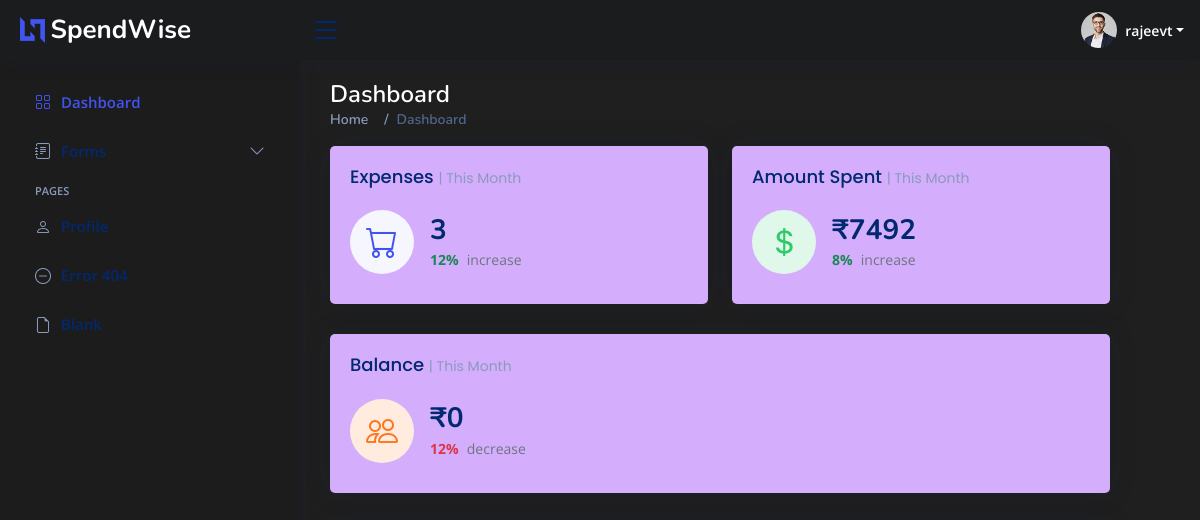
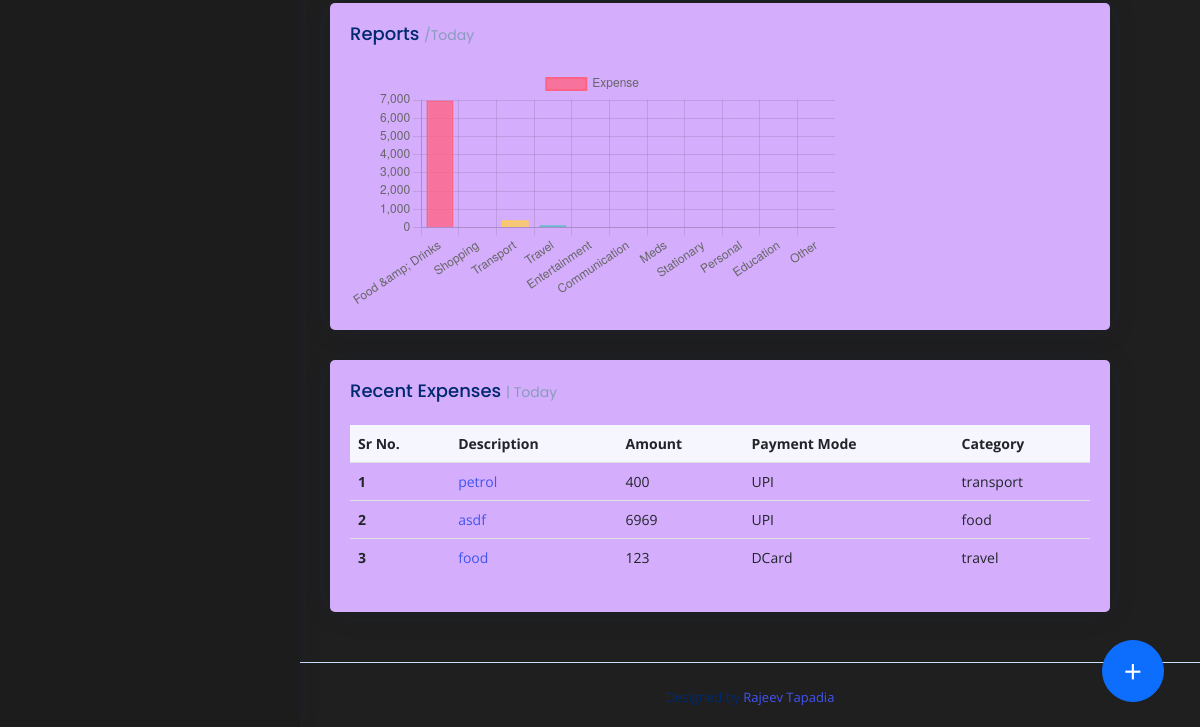
Page /profile/1 (signed in) on the earlier database version (2 pictures, top to bottom).
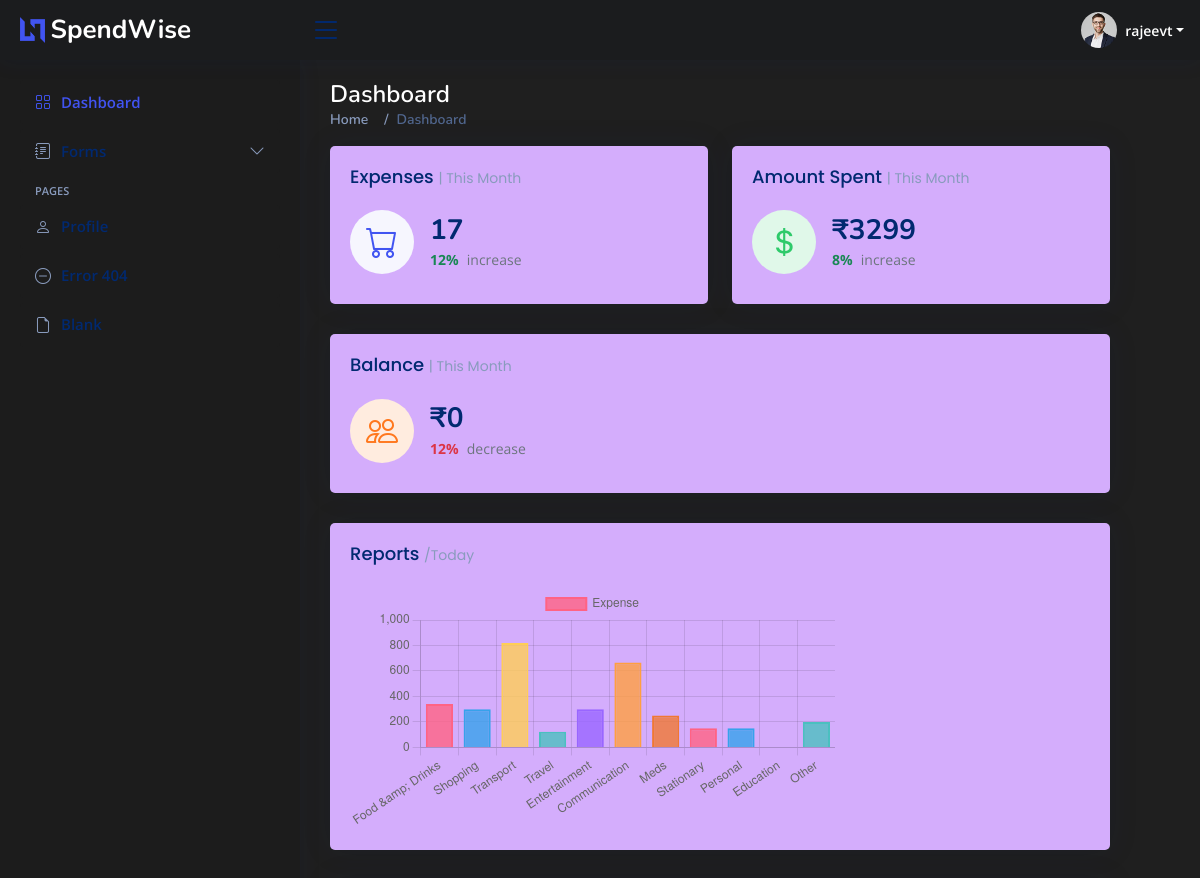
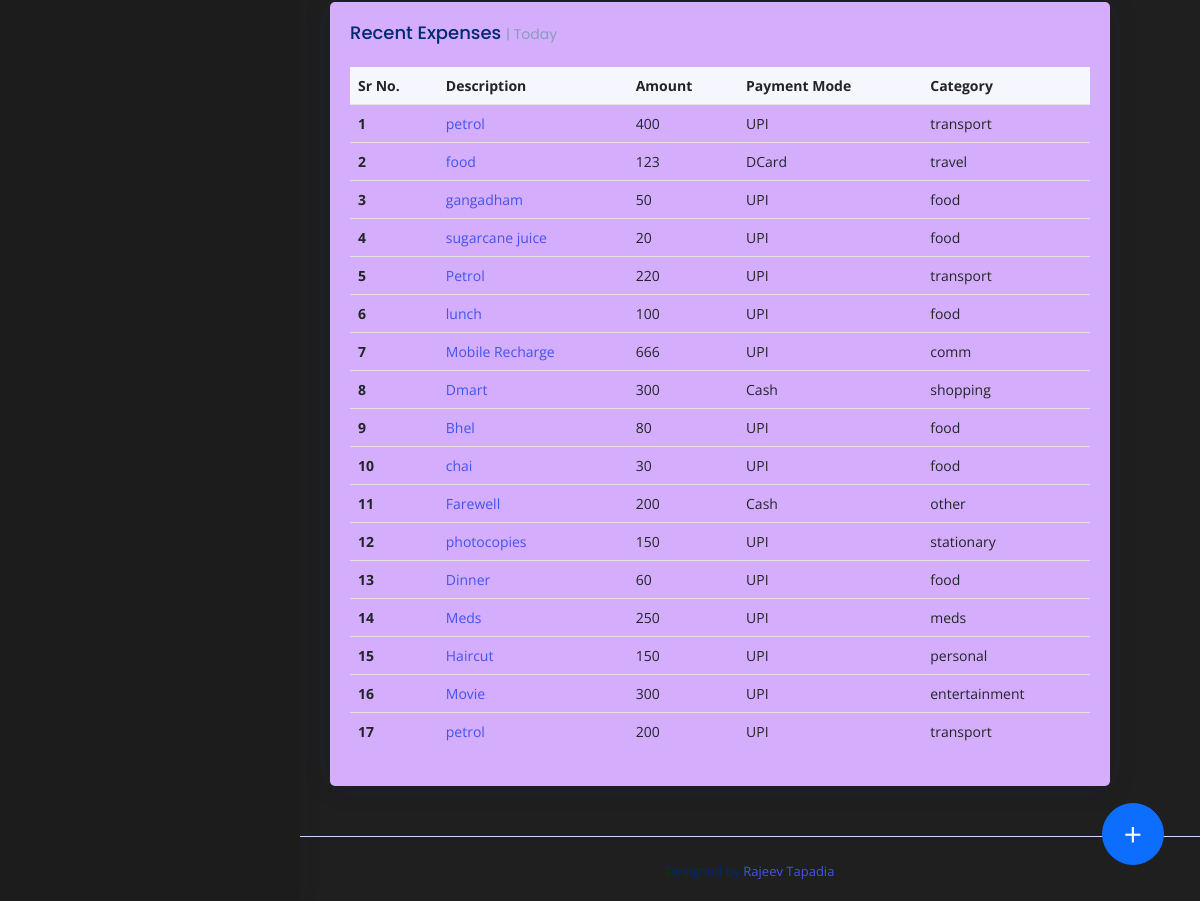
Same page on the later database version (2 pictures, top to bottom).
### app/models.py (models this page shows, shortened)
class Expense(models.Model):
    PAYMENT_MODE_CHOICES = [
        ("UPI", "UPI"),
        ("Cash", "Cash"),
        ("DCard", "Debit Card"),
        ("CCard", "Credit Card"),
    ]
    CATEGORY_CHOICES = [
        ("food", "Food & Drinks"),
        ("shopping", "Shopping"),
        ("transport", "Transport"),
        ("travel", "Travel"),
        ("entertainment", "Entertainment"),
        ("comm", "Communication"),
        ("meds", "Meds"),
        ("stationary", "Stationary"),
        ("personal", "Personal"),
        ("edun", "Education"),
        ("other", "Other"),
    ]
    profile = models.ForeignKey(User, on_delete=models.CASCADE)
    description = models.CharField(max_length=30, blank=True)
    amount = models.IntegerField(blank=False)
    date = models.DateField(default=datetime.now)
    payment_mode = models.CharField(choices=PAYMENT_MODE_CHOICES, blank=False, max_length=6)
    category = models.CharField(choices=CATEGORY_CHOICES, max_length=15)
    def sum(self, category, user):
        sum = 0
        if category == 'all':
            for expense in self.objects.filter(profile=user):
                sum += expense.amount
        else:
            for expense in self.objects.filter(profile=user, category=category):
                sum += expense.amount
        return sum
    class Meta:
        pass

### app/views.py (the view)
# urls.py: path('profile/<str:pk>', views.profile, name='profile'),
@login_required(login_url='login')
@cache_control(no_cache=True, must_revalidate=True, no_store=True)
def profile(request, pk):
    if request.method == "POST":
        form = ExpenseFormV2(request.POST)
        form.instance.profile = request.user
        if form.is_valid():
            form.save()
            return redirect('/profile/' + request.user.username)
    else:
        form = ExpenseFormV2()
    totalAmountSpent = Expense.sum(Expense, 'all', request.user)
    noOfExp = Expense.objects.count() - 3
    categorySumList = []
    for value, name in Expense.CATEGORY_CHOICES:
        categorySumList.append(Expense.sum(Expense, value, request.user))
    balence = request.user.profile.balence
    context = {'usr': request.user.username,
               'form':form,
               'expList':Expense.objects.filter(profile=request.user.id),
               'Expense': Expense,
               'categorySumList':categorySumList,
               'totalAmountSpent':totalAmountSpent,
               'noOfExp':noOfExp,
               'balence':balence,}
    return render(request, 'dashboard.html', context)

### app/templates/dashboard.html (shortened to what this page needs)
<!DOCTYPE html>
<html lang="en">
{% load static %}
<head>
  <link href="{% static 'assets/css/customCss.css' %}" rel="stylesheet">
  <link rel="stylesheet" href="https://cdn.jsdelivr.net/npm/bootstrap@4.0.0/dist/css/bootstrap.min.css"
>
  <link href="{% static 'assets/vendor/bootstrap/css/bootstrap.min.css' %}" rel="stylesheet">
  <link href="{% static 'assets/vendor/bootstrap-icons/bootstrap-icons.css' %}" rel="stylesheet">
  <link href="{% static 'assets/css/style.css' %}" rel="stylesheet">
</head>
<body>
  <header id="header" class="header fixed-top d-flex align-items-center">
    <div class="d-flex align-items-center justify-content-between">
      <a href="index.html" class="logo d-flex align-items-center">
        <img src="{% static 'assets/img/logo.png' %}" alt="">
        <span class="d-none d-lg-block">SpendWise</span>
      </a>
      <i class="bi bi-list toggle-sidebar-btn"></i>
    </div>
    <nav class="header-nav ms-auto">
      <ul class="d-flex align-items-center">
        <li class="nav-item dropdown pe-3">
          <a class="nav-link nav-profile d-flex align-items-center pe-0" href="#" data-bs-toggle="dropdown">
            <img src="{% static 'assets/img/profile-img.jpg' %}" alt="Profile" class="rounded-circle">
            <span class="d-none d-md-block dropdown-toggle ps-2">{{usr}}</span>
          </a>
        </li>
      </ul>
    </nav>
  </header>
  <aside id="sidebar" class="sidebar">
    <ul class="sidebar-nav" id="sidebar-nav">
      <li class="nav-item">
        <a class="nav-link " href="index.html">
          <i class="bi bi-grid"></i>
          <span>Dashboard</span>
        </a>
      </li>
      <li class="nav-item">
        <a class="nav-link collapsed" data-bs-target="#forms-nav" data-bs-toggle="collapse" href="#">
          <i class="bi bi-journal-text"></i><span>Forms</span><i class="bi bi-chevron-down ms-auto"></i>
        </a>
      </li>
      <li class="nav-heading">Pages</li>
      <li class="nav-item">
        <a class="nav-link collapsed" href="users-profile.html">
          <i class="bi bi-person"></i>
          <span>Profile</span>
        </a>
      </li>
      <li class="nav-item">
        <a class="nav-link collapsed" href="pages-error-404.html">
          <i class="bi bi-dash-circle"></i>
          <span>Error 404</span>
        </a>
      </li>
      <li class="nav-item">
        <a class="nav-link collapsed" href="pages-blank.html">
          <i class="bi bi-file-earmark"></i>
          <span>Blank</span>
        </a>
      </li>
    </ul>
  </aside>
  <main id="main" class="main">
    <div class="pagetitle">
      <h1>Dashboard</h1>
      <nav>
        <ol class="breadcrumb">
          <li class="breadcrumb-item"><a href="index.html">Home</a></li>
          <li class="breadcrumb-item active">Dashboard</li>
        </ol>
      </nav>
    </div>
    <section class="section dashboard">
      <div>
        <div class="row">
          <div class="col-xxl-4 col-md-6">
            <div class="card info-card sales-card">
              <div class="card-body">
                <h5 class="card-title">Expenses <span>| This Month</span></h5>
                <div class="d-flex align-items-center">
                  <div class="card-icon rounded-circle d-flex align-items-center justify-content-center">
                    <i class="bi bi-cart"></i>
                  </div>
                  <div class="ps-3">
                    <h6>{{ noOfExp }}</h6>
                    <span class="text-success small pt-1 fw-bold">12%</span> <span
                      class="text-muted small pt-2 ps-1">increase</span>
                  </div>
                </div>
              </div>
            </div>
          </div>
          <div class="col-xxl-4 col-md-6">
            <div class="card info-card revenue-card">
              <div class="card-body">
                <h5 class="card-title">Amount Spent <span>| This Month</span></h5>
                <div class="d-flex align-items-center">
                  <div class="card-icon rounded-circle d-flex align-items-center justify-content-center">
                    <i class="bi bi-currency-dollar"></i>
                  </div>
                  <div class="ps-3">
                    <h6>₹{{totalAmountSpent}}</h6>
                    <span class="text-success small pt-1 fw-bold">8%</span> <span
                      class="text-muted small pt-2 ps-1">increase</span>
                  </div>
                </div>
              </div>
            </div>
          </div>
          <div class="col-xxl-4 col-xl-12">
            <div class="card info-card customers-card">
              <div class="card-body">
                <h5 class="card-title">Balance <span>| This Month</span></h5>
                <div class="d-flex align-items-center">
                  <div class="card-icon rounded-circle d-flex align-items-center justify-content-center">
                    <i class="bi bi-people"></i>
                  </div>
                  <div class="ps-3">
                    <h6>₹{{ balence }}</h6>
                    <span class="text-danger small pt-1 fw-bold">12%</span> <span
                      class="text-muted small pt-2 ps-1">decrease</span>
                  </div>
                </div>
              </div>
            </div>
          </div>
          <div class="col-12">
            <div class="card">
              <div class="card-body">
                <h5 class="card-title">Reports <span>/Today</span></h5>
                <div class="row mt-2">
                  <div class="col-md-8">
                    <div>
                      <canvas id="myChart"></canvas>
                    </div>
                    <script>
                      var ctx = document.getElementById('myChart').getContext('2d');
                      var myChart = new Chart(ctx, {
                        type: 'bar',
                        data: {
                          labels: [{% for value, name  in Expense.CATEGORY_CHOICES %}  '{{ name }}',  {% endfor %}],
                      datasets: [{
                        label: 'Expense',
                        data: [{% for categorySum in categorySumList %}  {{ categorySum }}, {% endfor %}],
                        backgroundColor: [
                          'rgba(255, 99, 132, 0.8)',
                          'rgba(54, 162, 235, 0.8)',
                          'rgba(255, 206, 86, 0.8)',
                          'rgba(75, 192, 192, 0.8)',
                          'rgba(153, 102, 255, 0.8)',
                          'rgba(255, 159, 64, 0.8)',
                          'rgba(240, 120, 50, 0.8)',
                        ],
                          borderColor: [
                            'rgba(255, 99, 132, 1)',
                            'rgba(54, 162, 235, 1)',
                            'rgba(255, 206, 86, 1)',
                            'rgba(75, 192, 192, 1)',
                            'rgba(153, 102, 255, 1)',
                            'rgba(255, 159, 64, 1)',
                            'rgba(240, 120, 50, 1)',
                          ],
                            borderWidth: 2
                          }]
                      },
                      options: {
                        scales: {
                          y: {
                            beginAtZero: true
                          }
                        }
                      }
                  });
                    </script>
                  </div>
                </div>
              </div>
            </div>
          </div>
          <div class="col-12">
            <div class="card recent-sales overflow-auto">
              <div class="card-body">
                <h5 class="card-title">Recent Expenses <span>| Today</span></h5>
                <table class="table table-borderless datatable">
                  <thead>
                    <tr>
                      <th scope="col">Sr No.</th>
                      <th scope="col">Description</th>
                      <th scope="col">Amount</th>
                      <th scope="col">Payment Mode</th>
                      <th scope="col">Category</th>
                    </tr>
                  </thead>
                  <tbody>
                    {% for expense in expList %}
                    <tr>
                      <th scope="row">{{ forloop.counter }}</th>
                      <td><a href="{{usr}}/{{ expense.id }}">{{ expense.description }}</a></td>
                      <td>{{ expense.amount }}</td>
                      <td>{{ expense.payment_mode }}</td>
                      <td>{{ expense.category }}</td>
                    </tr>
                    {% endfor %}
                  </tbody>
                </table>
              </div>
            </div>
          </div>
        </div>
      </div>
    </section>
  </main>
  <div>
    <button type="button" class="btn btn-primary trigger" data-toggle="modal" data-target="#exampleModalCenter">
      +
    </button>
  </div>
  <footer id="footer" class="footer">
    <div class="credits">
      Designed by <a href="https://github.com/rajeevtapadia/">Rajeev Tapadia</a>
    </div>
  </footer>
</body>
</html>

### app/static/assets/css/style.css (style rules this page uses)
:root { scroll-behavior: smooth; }
body { font-family: "Open Sans", sans-serif; background: #f6f9ff; color: #444444; }
a { color: #4154f1; text-decoration: none; }
h1, h2, h3, h4, h5, h6 { font-family: "Nunito", sans-serif; }
#main { margin-top: 60px; padding: 20px 30px; transition: all 0.3s; }
.pagetitle { margin-bottom: 10px; }
.pagetitle h1 { font-size: 24px; margin-bottom: 0; font-weight: 600; color: #012970; }
.card { margin-bottom: 30px; border: none; border-radius: 5px; box-shadow: 0px 0 30px rgba(1, 41, 112, 0.1); }
.card-title { padding: 20px 0 15px 0; font-size: 18px; font-weight: 500; color: #012970; font-family: "Poppins", sans-serif; }
.card-title span { color: #899bbd; font-size: 14px; font-weight: 400; }
.card-body { padding: 0 20px 20px 20px; }
.breadcrumb { font-size: 14px; font-family: "Nunito", sans-serif; color: #899bbd; font-weight: 600; }
.breadcrumb a { color: #899bbd; transition: 0.3s; }
.breadcrumb .breadcrumb-item::before { color: #899bbd; }
.breadcrumb .active { color: #51678f; font-weight: 600; }
.logo { line-height: 1; }
@media (min-width: 1200px) { .logo { width: 280px; } }
.logo img { max-height: 26px; margin-right: 6px; }
.logo span { font-size: 26px; font-weight: 700; color: #012970; font-family: "Nunito", sans-serif; }
.header { transition: all 0.5s; z-index: 997; height: 60px; box-shadow: 0px 2px 20px rgba(1, 41, 112, 0.1); background-color: #fff; padding-left: 20px; }
.header .toggle-sidebar-btn { font-size: 32px; padding-left: 10px; cursor: pointer; color: #012970; }
.header-nav ul { list-style: none; }
.header-nav>ul { margin: 0; padding: 0; }
.header-nav .nav-profile { color: #012970; }
.header-nav .nav-profile img { max-height: 36px; }
.header-nav .nav-profile span { font-size: 14px; font-weight: 600; }
.sidebar { position: fixed; top: 60px; left: 0; bottom: 0; width: 300px; z-index: 996; transition: all 0.3s; padding: 20px; overflow-y: auto; scrollbar-width: thin; scrollbar-color: #aab7cf transparent; box-shadow: 0px 0px 20px rgba(1, 41, 112, 0.1); background-color: #fff; }
@media (min-width: 1200px) { #main, #footer { margin-left: 300px; } }
.sidebar-nav { padding: 0; margin: 0; list-style: none; }
.sidebar-nav li { padding: 0; margin: 0; list-style: none; }
.sidebar-nav .nav-item { margin-bottom: 5px; }
.sidebar-nav .nav-heading { font-size: 11px; text-transform: uppercase; color: #899bbd; font-weight: 600; margin: 10px 0 5px 15px; }
.sidebar-nav .nav-link { display: flex; align-items: center; font-size: 15px; font-weight: 600; color: #4154f1; transition: 0.3; background: #f6f9ff; padding: 10px 15px; border-radius: 4px; }
.sidebar-nav .nav-link i { font-size: 16px; margin-right: 10px; color: #4154f1; }
.sidebar-nav .nav-link.collapsed { color: #012970; background: #fff; }
.sidebar-nav .nav-link.collapsed i { color: #899bbd; }
.sidebar-nav .nav-link .bi-chevron-down { margin-right: 0; transition: transform 0.2s ease-in-out; }
.dashboard .info-card { padding-bottom: 10px; }
.dashboard .info-card h6 { font-size: 28px; color: #012970; font-weight: 700; margin: 0; padding: 0; }
.dashboard .card-icon { font-size: 32px; line-height: 0; width: 64px; height: 64px; flex-shrink: 0; flex-grow: 0; }
.dashboard .sales-card .card-icon { color: #4154f1; background: #f6f6fe; }
.dashboard .revenue-card .card-icon { color: #2eca6a; background: #e0f8e9; }
.dashboard .customers-card .card-icon { color: #ff771d; background: #ffecdf; }
.dashboard .recent-sales { font-size: 14px; }
.dashboard .recent-sales .table thead { background: #f6f6fe; }
.dashboard .recent-sales .table thead th { border: 0; }
.footer { padding: 20px 0; font-size: 14px; transition: all 0.3s; border-top: 1px solid #cddfff; }
.footer .credits { padding-top: 5px; text-align: center; font-size: 13px; color: #012970; }

### app/templates/dashboard.html (style rules this page uses)
body { background-color: #1f1f1f }
.info-card, .card { background-color: #D4ADFC; }
.header, .nav-link { background-color: #1B1C1E; }
.d-lg-block, .logo span, .dropdown-toggle, .pagetitle>h1 { color: white }
.sidebar, .sidebar-nav, .nav-link.collapsed, .sidebar-nav .nav-link, .sidebar-nav .nav-link.collapsed { background-color: #1c1c1c; }
@media (min-width: 1200px) { #main { max-width: 1200px; margin-left: 25%; margin-right: 5%; } }
.trigger { position: fixed; bottom: 2%; right: 3%; font-size: 2em; border-radius: 50%; width: 62px; }
::placeholder { color: black; font-weight: bold; }

Differences in the rows shown:
removed Expense: description "asdf", amount "6969", payment_mode "UPI", category "food"
added Expense: description "gangadham", amount "50", payment_mode "UPI", category "food"
added Expense: description "sugarcane juice", amount "20", payment_mode "UPI", category "food"
added Expense: description "Petrol", amount "220", payment_mode "UPI", category "transport"
added Expense: description "lunch", amount "100", payment_mode "UPI", category "food"
added Expense: description "Mobile Recharge", amount "666", payment_mode "UPI", category "comm"
added Expense: description "Dmart", amount "300", payment_mode "Cash", category "shopping"
added Expense: description "Bhel", amount "80", payment_mode "UPI", category "food"
added Expense: description "chai", amount "30", payment_mode "UPI", category "food"
added Expense: description "Farewell", amount "200", payment_mode "Cash", category "other"
added Expense: description "photocopies", amount "150", payment_mode "UPI", category "stationary"
added Expense: description "Dinner", amount "60", payment_mode "UPI", category "food"
added Expense: description "Meds", amount "250", payment_mode "UPI", category "meds"
added Expense: description "Haircut", amount "150", payment_mode "UPI", category "personal"
added Expense: description "Movie", amount "300", payment_mode "UPI", category "entertainment"
added Expense: description "petrol", amount "200", payment_mode "UPI", category "transport"
Other differences:
{{ noOfExp }}: "3" → "17"
{{ totalAmountSpent }}: "7492" → "3299"
chart data {{ categorySum }}: 6969, 0, 400, 123, 0, 0, 0, 0, 0, 0, 0 → 340, 300, 820, 123, 300, 666, 250, 150, 150, 0, 200
